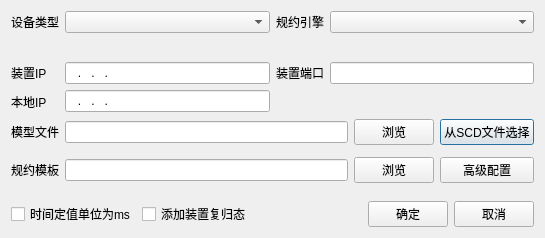
<?xml version="1.0" encoding="UTF-8"?>
<ui version="4.0">
 <class>QSttCreateNewTestWidget</class>
 <widget class="QDialog" name="QSttCreateNewTestWidget">
  <property name="geometry">
   <rect>
    <x>0</x>
    <y>0</y>
    <width>545</width>
    <height>238</height>
   </rect>
  </property>
  <property name="windowTitle">
   <string>新建测试</string>
  </property>
  <layout class="QVBoxLayout" name="verticalLayout_2">
   <item>
    <layout class="QVBoxLayout" name="verticalLayout">
     <item>
      <layout class="QHBoxLayout" name="horizontalLayout_3">
       <property name="spacing">
        <number>6</number>
       </property>
       <item>
        <layout class="QGridLayout" name="gridLayout_2">
         <item row="2" column="1">
          <widget class="QLineEdit" name="m_edtDevIP">
           <property name="inputMask">
            <string>000.000.000.000; </string>
           </property>
          </widget>
         </item>
         <item row="0" column="0">
          <widget class="QLabel" name="m_lblDeviceType">
           <property name="text">
            <string>设备类型</string>
           </property>
          </widget>
         </item>
         <item row="2" column="2">
          <widget class="QLabel" name="m_lblDevPort">
           <property name="text">
            <string>装置端口</string>
           </property>
          </widget>
         </item>
         <item row="0" column="2">
          <widget class="QLabel" name="m_lblProtolID">
           <property name="text">
            <string>规约引擎</string>
           </property>
          </widget>
         </item>
         <item row="0" column="3">
          <widget class="QScrollComboBox" name="m_cmbProtolID"/>
         </item>
         <item row="0" column="1">
          <widget class="QComboBox" name="m_cmbDeviceType"/>
         </item>
         <item row="2" column="3">
          <widget class="QLineEdit" name="m_edtDevPort"/>
         </item>
         <item row="2" column="0">
          <widget class="QLabel" name="m_lblDevIP">
           <property name="text">
            <string>装置IP</string>
           </property>
          </widget>
         </item>
         <item row="1" column="2">
          <spacer name="verticalSpacer_5">
           <property name="orientation">
            <enum>Qt::Vertical</enum>
           </property>
           <property name="sizeHint" stdset="0">
            <size>
             <width>20</width>
             <height>40</height>
            </size>
           </property>
          </spacer>
         </item>
         <item row="3" column="2">
          <spacer name="verticalSpacer_6">
           <property name="orientation">
            <enum>Qt::Vertical</enum>
           </property>
           <property name="sizeHint" stdset="0">
            <size>
             <width>20</width>
             <height>40</height>
            </size>
           </property>
          </spacer>
         </item>
         <item row="3" column="0">
          <widget class="QLabel" name="m_lblLocallIP">
         <property name="text">
            <string>本地IP</string>
         </property>
        </widget>
       </item>
         <item row="3" column="1">
          <widget class="QLineEdit" name="m_edtLocalIP">
           <property name="inputMask">
            <string>000.000.000.000; </string>
         </property>
        </widget>
       </item>
        </layout>
       </item>
      </layout>
       </item>
     <item>
      <layout class="QGridLayout" name="gridLayoutNameID" rowstretch="0,0,0,0">
       <item row="1" column="3">
        <widget class="QPushButton" name="m_btnSelFromScl">
         <property name="text">
          <string>从SCD文件选择</string>
         </property>
        </widget>
       </item>
       <item row="2" column="1">
        <spacer name="verticalSpacer_2">
         <property name="orientation">
          <enum>Qt::Vertical</enum>
         </property>
         <property name="sizeHint" stdset="0">
          <size>
           <width>20</width>
           <height>40</height>
          </size>
         </property>
        </spacer>
       </item>
       <item row="3" column="0">
        <widget class="QLabel" name="m_lblPpFile">
         <property name="text">
          <string>规约模板</string>
         </property>
        </widget>
       </item>
       <item row="1" column="1">
        <widget class="QLineEdit" name="m_edtDvmFile"/>
       </item>
       <item row="1" column="0">
        <widget class="QLabel" name="m_lblDvmFile">
         <property name="text">
          <string>模型文件</string>
         </property>
        </widget>
       </item>
       <item row="3" column="2">
        <widget class="QPushButton" name="m_btnBrowsePp">
         <property name="text">
          <string>浏览</string>
         </property>
        </widget>
       </item>
       <item row="3" column="1">
        <widget class="QLineEdit" name="m_edtPpFile"/>
       </item>
       <item row="1" column="2">
        <widget class="QPushButton" name="m_btnBrowseDvm">
         <property name="text">
          <string>浏览</string>
         </property>
        </widget>
       </item>
       <item row="3" column="3">
        <widget class="QPushButton" name="m_btnAdvancedCfg">
         <property name="text">
          <string>高级配置</string>
         </property>
        </widget>
       </item>
      </layout>
     </item>
     <item>
      <spacer name="verticalSpacer_4">
       <property name="orientation">
        <enum>Qt::Vertical</enum>
       </property>
       <property name="sizeHint" stdset="0">
        <size>
         <width>20</width>
         <height>40</height>
        </size>
       </property>
      </spacer>
     </item>
     <item>
      <spacer name="verticalSpacer">
       <property name="orientation">
        <enum>Qt::Vertical</enum>
       </property>
       <property name="sizeHint" stdset="0">
        <size>
         <width>20</width>
         <height>40</height>
        </size>
       </property>
      </spacer>
     </item>
     <item>
      <layout class="QHBoxLayout" name="horizontalLayout">
       <property name="spacing">
        <number>6</number>
       </property>
       <item>
        <widget class="QCheckBox" name="m_chkTSettingUnit_ms">
         <property name="text">
          <string>时间定值单位为ms</string>
         </property>
        </widget>
       </item>
       <item>
        <widget class="QCheckBox" name="m_chkAddDevReset">
         <property name="text">
          <string>添加装置复归态</string>
         </property>
        </widget>
       </item>
       <item>
        <spacer name="horizontalSpacer">
         <property name="orientation">
          <enum>Qt::Horizontal</enum>
         </property>
         <property name="sizeHint" stdset="0">
          <size>
           <width>40</width>
           <height>20</height>
          </size>
         </property>
        </spacer>
       </item>
       <item>
        <widget class="QPushButton" name="m_Btn_OK">
         <property name="text">
          <string>确定</string>
         </property>
        </widget>
       </item>
       <item>
        <widget class="QPushButton" name="m_Btn_Cancel">
         <property name="text">
          <string>取消</string>
         </property>
        </widget>
       </item>
      </layout>
     </item>
    </layout>
   </item>
  </layout>
 </widget>
 <customwidgets>
  <customwidget>
   <class>QScrollComboBox</class>
   <extends>QComboBox</extends>
   <header>../Module/ScrollCtrl/ScrollComboBox.h</header>
  </customwidget>
 </customwidgets>
 <resources/>
 <connections/>
</ui>
